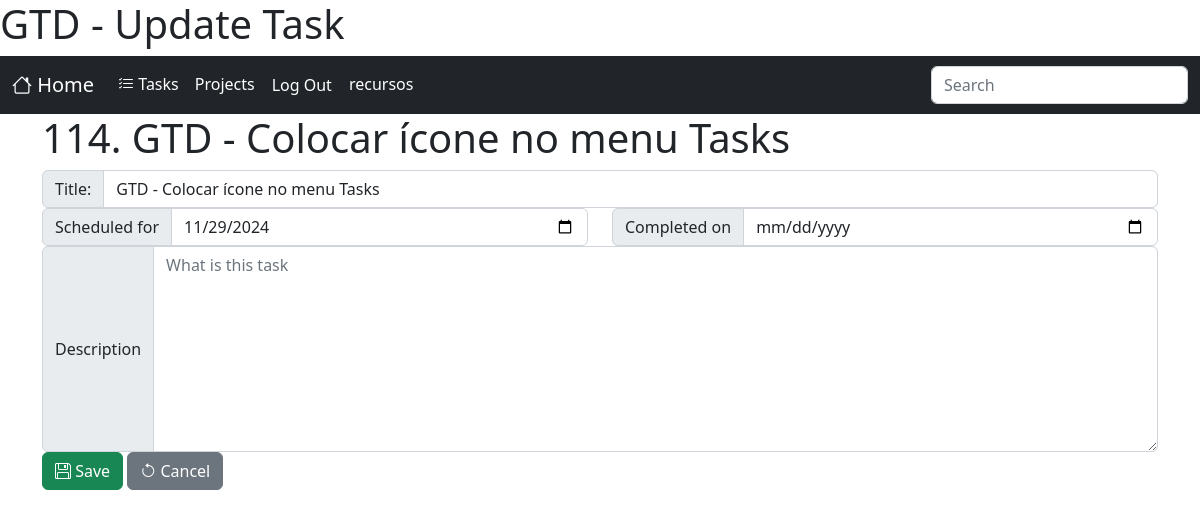
The app's page /tasks/task/114/update/ (signed in), older data.
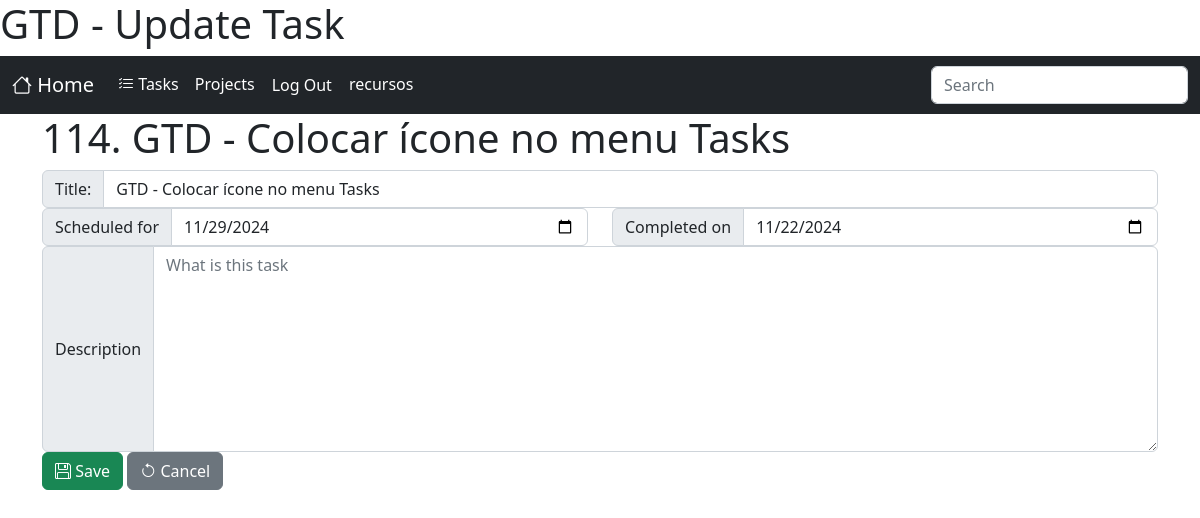
The same page, newer data.
### tasks/models.py (models this page shows, shortened)
class Task(models.Model):
    title = models.CharField("Title", max_length=160)
    description = models.TextField("description", blank=True, null=True)
    dt_scheduled = models.DateTimeField("Scheduled for", blank=True, null=True, default=defautlSchedule)
    dt_completed = models.DateTimeField("Completed on", blank=True, null=True)
    dt_canceled  = models.DateTimeField("Completed on", blank=True, null=True)
    created = models.DateTimeField('Created', auto_now_add=True, null=True)
    modified = models.DateTimeField('Modified', auto_now=True, null=True)
    class Meta:
        verbose_name = 'Task'
        verbose_name_plural = 'Tasks'
        ordering = ['dt_completed','dt_scheduled']

### tasks/views.py (the view, shortened to what this page needs)
# urls.py: path('task/<int:pk>/update/', TaskUpdateView.as_view(), name='update_task'),
class TaskUpdateView(LoginRequiredMixin, UpdateView):
    template_name = 'tasks/update_task.html'
    model = Task
    fields = ['title', 'description', 'dt_scheduled', 'dt_completed']

### tasks/templates/tasks/update_task.html (shortened to what this page needs)
{% extends 'core.html' %}
{% load static %}
{% block content %}
<h1>{{object.pk}}. {{object.title}}</h1>
<form class="" method="post" action="{% url 'tasks:update_task' object.pk %}">
    <fieldset>
      <div class="row form-group{% if form.title.errors %} has-error {% endif %}">
        <div class="input-group">
            <label for="id_title" class="input-group-text">Title:</label><input type="text" class="form-control" name="title" id="id_title" placeholder="Insert a task and press <ENTER>" value="{{object.title}}">
        </div>
      </div>
      <div class="row">
          <div class="col-6 form-group{% if form.dt_scheduled.errors %} has-error {% endif %}">
            <div class="input-group">
                <label for="id_dt_scheduled" class="input-group-text">Scheduled for</label><input type="date" class="form-control" name="dt_scheduled" id="id_dt_scheduled" value="{{object.dt_scheduled|date:'Y-m-d'|default:''}}" placeholder="Date">
            </div>
          </div>
          <div class="col-6 form-group{% if form.dt_completed.errors %} has-error {% endif %}">
            <div class="input-group">
                <label for="id_dt_completed" class="input-group-text">Completed on</label><input type="date" class="form-control" name="dt_completed" id="id_dt_completed" value="{{object.dt_completed|date:'Y-m-d'|default:''}}" placeholder="Date">
            </div>
          </div>
      </div>
      <div class="row form-group{% if form.description.errors %} has-error {% endif %}">
        <div class="col input-group">
            <label class="input-group-text" for="id_description">Description</label>
            <textarea class="form-control" placeholder="What is this task" id="id_description" name="description" rows="8">{{object.description|default:''}}</textarea>
        </div>
      </div>
      <div class="row">
          <div class="col">
              <button class="btn btn-success" type="submit"><i class="bi bi-floppy"></i> Save</button>
              <button class="btn btn-secondary" type="reset"><i class="bi bi-arrow-counterclockwise"></i> Cancel</button>
          </div>
      </div>
    </fieldset>
</form>
{%endblock%}

Row changes from the older to the newer data that the page shows:
changed Task "GTD - Colocar ícone no menu Tasks": dt_completed (not shown) → "11/22/2024"
